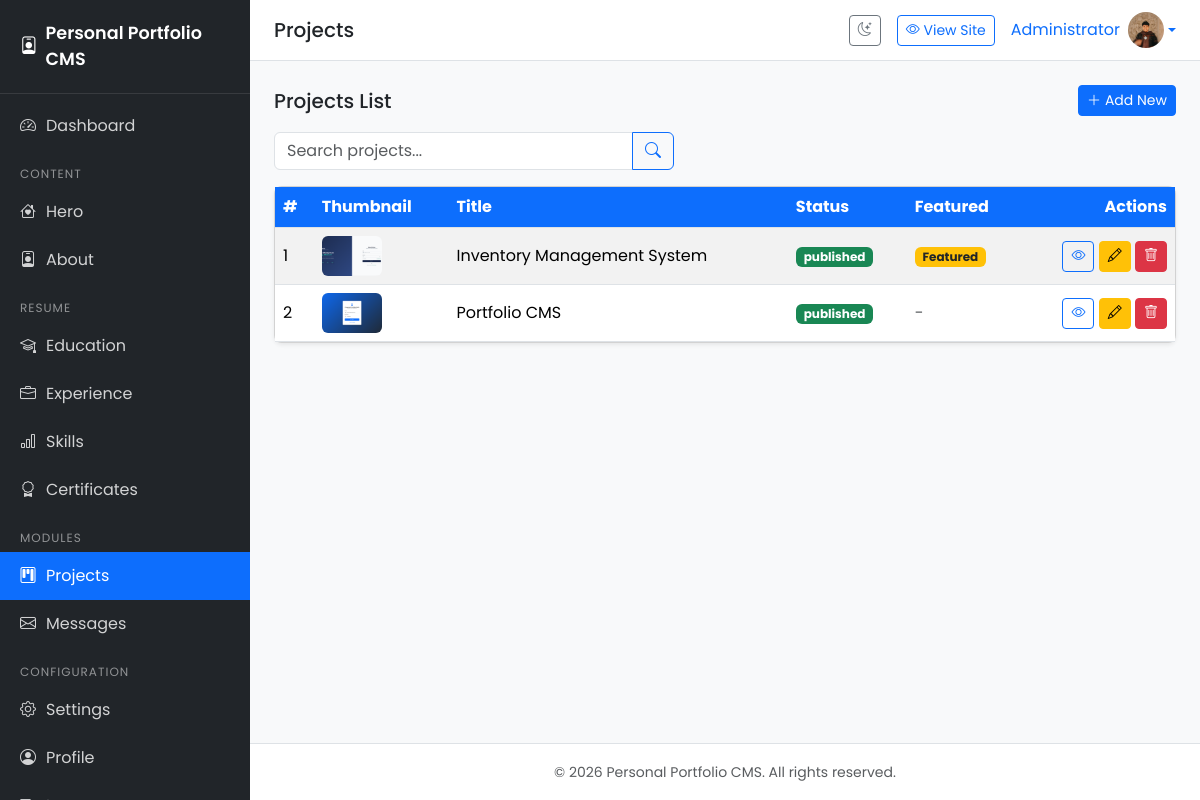
The app's page /admin/projects/index.php (signed in) with its own data.
### tables this page shows
CREATE TABLE `users` (
  `id` bigint(20) UNSIGNED NOT NULL,
  `name` varchar(100) NOT NULL,
  `email` varchar(150) NOT NULL,
  `password` varchar(255) NOT NULL,
  `photo` varchar(255) DEFAULT NULL,
  `created_at` timestamp NOT NULL DEFAULT current_timestamp(),
  `updated_at` timestamp NOT NULL DEFAULT current_timestamp() ON UPDATE current_timestamp()
);

CREATE TABLE `projects` (
  `id` bigint(20) UNSIGNED NOT NULL,
  `title` varchar(255) NOT NULL,
  `slug` varchar(255) NOT NULL,
  `thumbnail` varchar(255) DEFAULT NULL,
  `short_description` text DEFAULT NULL,
  `description` text DEFAULT NULL,
  `tech_stack` text DEFAULT NULL,
  `github_url` varchar(255) DEFAULT NULL,
  `demo_url` varchar(255) DEFAULT NULL,
  `featured` tinyint(1) DEFAULT 0,
  `status` enum('draft','published') DEFAULT 'draft',
  `created_at` timestamp NOT NULL DEFAULT current_timestamp(),
  `updated_at` timestamp NOT NULL DEFAULT current_timestamp() ON UPDATE current_timestamp()
);

### includes/functions.php (called while the page is built, shortened)
<?php
require_once __DIR__ . '/database.php';
function e($value): string
{
    return htmlspecialchars((string) $value, ENT_QUOTES, 'UTF-8');
}
function url(string $path = ''): string
{
    return BASE_URL . '/' . ltrim($path, '/');
}
function currentUser(): ?array
{
    $stmt = db()->prepare('SELECT id, name, email, photo FROM users WHERE id = ? LIMIT 1');
    $stmt->execute([$_SESSION['user_id']]);
    return $stmt->fetch() ?: null;
}

### includes/database.php (called while the page is built, shortened)
<?php
function db(): PDO
{
    static $pdo = null;
    if ($pdo === null) {
        $dsn = 'mysql:host=' . DB_HOST . ';dbname=' . DB_NAME . ';charset=' . DB_CHARSET;
        $options = [
            PDO::ATTR_ERRMODE            => PDO::ERRMODE_EXCEPTION,
            PDO::ATTR_DEFAULT_FETCH_MODE => PDO::FETCH_ASSOC,
            PDO::ATTR_EMULATE_PREPARES   => false,
        ];
        try {
            $pdo = new PDO($dsn, DB_USER, DB_PASS, $options);
        } catch (PDOException $e) {
            error_log('Database connection failed: ' . $e->getMessage());
            http_response_code(500);
            exit('Koneksi database gagal. Silakan periksa konfigurasi.');
        }
    }
    return $pdo;
}

### admin/projects/index.php (the view, shortened to what this page needs)
<?php
$pageTitle = 'Projects';
$activeMenu = 'projects';
$pdo = db();
$search = trim($_GET['search'] ?? '');
$where = '';
$params = [];
$stmt = $pdo->prepare("SELECT * FROM projects $where ORDER BY id DESC");
$stmt->execute($params);
$items = $stmt->fetchAll();
require_once __DIR__ . '/../../includes/header.php';
?>
<div class="d-flex justify-content-between align-items-center mb-3">
    <h5 class="mb-0">Projects List</h5>
    <a href="<?= url('admin/projects/create.php') ?>" class="btn btn-primary btn-sm"><i
            class="bi bi-plus-lg me-1"></i>Add New</a>
</div>
<form method="get" action="" class="mb-3">
    <div class="input-group" style="max-width:400px;">
        <input type="text" name="search" class="form-control" placeholder="Search projects..."
            value="<?= e($search) ?>">
        <button class="btn btn-outline-primary" type="submit"><i class="bi bi-search"></i></button>
    </div>
</form>
<?php if ($items): ?>
<div class="card">
    <div class="table-responsive">
        <table class="table table-hover table-striped mb-0">
            <thead>
                <tr>
                    <th>#</th>
                    <th>Thumbnail</th>
                    <th>Title</th>
                    <th>Status</th>
                    <th>Featured</th>
                    <th class="text-end">Actions</th>
                </tr>
            </thead>
            <tbody>
                <?php foreach ($items as $i => $item): ?>
                <tr>
                    <td><?= $i + 1 ?></td>
                    <td>
                        <?php if ($item['thumbnail']): ?>
                        <img src="<?= url('uploads/projects/' . $item['thumbnail']) ?>" alt="<?= e($item['title']) ?>"
                            style="width:60px;height:40px;object-fit:cover;" class="rounded">
                        <?php else: ?>
                        <span class="text-muted">-</span>
                        <?php endif; ?>
                    </td>
                    <td><?= e($item['title']) ?></td>
                    <td>
                        <span
                            class="badge bg-<?= $item['status'] === 'published' ? 'success' : 'secondary' ?>"><?= e($item['status']) ?></span>
                    </td>
                    <td>
                        <?php if ($item['featured']): ?>
                        <span class="badge bg-warning text-dark">Featured</span>
                        <?php else: ?>
                        <span class="text-muted">-</span>
                        <?php endif; ?>
                    </td>
                    <td class="text-end">
                        <a href="<?= url('portfolio-details.php?slug=' . $item['slug']) ?>"
                            class="btn btn-sm btn-outline-primary" target="_blank" title="Preview"><i
                                class="bi bi-eye"></i></a>
                        <a href="<?= url('admin/projects/edit.php?id=' . $item['id']) ?>" class="btn btn-sm btn-warning"
                            title="Edit"><i class="bi bi-pencil"></i></a>
                        <a href="<?= url('admin/projects/delete.php?id=' . $item['id']) ?>"
                            class="btn btn-sm btn-danger" title="Delete"
                            onclick="return confirm('Apakah Anda yakin ingin menghapus data ini?')"><i
                                class="bi bi-trash"></i></a>
                    </td>
                </tr>
                <?php endforeach; ?>
            </tbody>
        </table>
    </div>
</div>
<?php endif; ?>
<?php require_once __DIR__ . '/../../includes/footer.php'; ?>

### includes/header.php (shortened to what this page needs)
<?php
$pageTitle = $pageTitle ?? 'Dashboard';
$currentUser = currentUser();
?>
<!DOCTYPE html>
<html lang="en" data-bs-theme="light">
<head>
    <link href="https://cdn.jsdelivr.net/npm/bootstrap@5.3.3/dist/css/bootstrap.min.css" rel="stylesheet">
    <link href="https://cdn.jsdelivr.net/npm/bootstrap-icons@1.11.3/font/bootstrap-icons.min.css" rel="stylesheet">
</head>
<body>
    <aside class="sidebar" id="sidebar">
        <div class="brand d-flex align-items-center gap-2">
            <i class="bi bi-person-badge"></i>
            <span><?= e(APP_NAME) ?></span>
        </div>
        <nav class="nav flex-column mt-2">
            <a class="nav-link <?= ($activeMenu ?? '') === 'dashboard' ? 'active' : '' ?>"
                href="<?= url('admin/dashboard.php') ?>">
                <i class="bi bi-speedometer2"></i> Dashboard
            </a>
            <div class="nav-section">Content</div>
            <a class="nav-link <?= ($activeMenu ?? '') === 'hero' ? 'active' : '' ?>"
                href="<?= url('admin/hero/index.php') ?>">
                <i class="bi bi-house-heart"></i> Hero
            </a>
            <a class="nav-link <?= ($activeMenu ?? '') === 'about' ? 'active' : '' ?>"
                href="<?= url('admin/about/index.php') ?>">
                <i class="bi bi-person-badge"></i> About
            </a>
            <div class="nav-section">Resume</div>
            <a class="nav-link <?= ($activeMenu ?? '') === 'education' ? 'active' : '' ?>"
                href="<?= url('admin/education/index.php') ?>">
                <i class="bi bi-mortarboard"></i> Education
            </a>
            <a class="nav-link <?= ($activeMenu ?? '') === 'experience' ? 'active' : '' ?>"
                href="<?= url('admin/experience/index.php') ?>">
                <i class="bi bi-briefcase"></i> Experience
            </a>
            <a class="nav-link <?= ($activeMenu ?? '') === 'skills' ? 'active' : '' ?>"
                href="<?= url('admin/skills/index.php') ?>">
                <i class="bi bi-bar-chart"></i> Skills
            </a>
            <a class="nav-link <?= ($activeMenu ?? '') === 'certificates' ? 'active' : '' ?>"
                href="<?= url('admin/certificates/index.php') ?>">
                <i class="bi bi-award"></i> Certificates
            </a>
            <div class="nav-section">Modules</div>
            <a class="nav-link <?= ($activeMenu ?? '') === 'projects' ? 'active' : '' ?>"
                href="<?= url('admin/projects/index.php') ?>">
                <i class="bi bi-kanban"></i> Projects
            </a>
            <a class="nav-link <?= ($activeMenu ?? '') === 'messages' ? 'active' : '' ?>"
                href="<?= url('admin/messages/index.php') ?>">
                <i class="bi bi-envelope"></i> Messages
            </a>
            <div class="nav-section">Configuration</div>
            <a class="nav-link <?= ($activeMenu ?? '') === 'settings' ? 'active' : '' ?>"
                href="<?= url('admin/settings/index.php') ?>">
                <i class="bi bi-gear"></i> Settings
            </a>
            <a class="nav-link <?= ($activeMenu ?? '') === 'profile' ? 'active' : '' ?>"
                href="<?= url('admin/profile/index.php') ?>">
                <i class="bi bi-person-circle"></i> Profile
            </a>
            <a class="nav-link" href="<?= url('admin/logout.php') ?>">
                <i class="bi bi-box-arrow-right"></i> Logout
            </a>
        </nav>
    </aside>
    <div class="main-content">
        <div class="topbar">
            <h5 class="mb-0"><?= e($pageTitle) ?></h5>
            <div class="d-flex align-items-center gap-3">
                <button class="btn btn-outline-secondary btn-sm dark-mode-toggle" id="darkModeToggle"
                    title="Toggle Dark Mode">
                    <i class="bi bi-moon-stars"></i>
                </button>
                <a href="<?= url('') ?>" class="btn btn-outline-primary btn-sm" target="_blank">
                    <i class="bi bi-eye"></i> View Site
                </a>
                <div class="dropdown">
                    <a href="#" class="d-flex align-items-center text-decoration-none dropdown-toggle"
                        data-bs-toggle="dropdown">
                        <span class="me-2"><?= e($currentUser['name'] ?? 'Admin') ?></span>
                        <img src="<?= $currentUser['photo'] ? url('uploads/profile/' . $currentUser['photo']) : 'https://ui-avatars.com/api/?name=' . urlencode($currentUser['name'] ?? 'A') . '&background=0d6efd&color=fff' ?>"
                            alt="Profile" class="rounded-circle" style="width:36px;height:36px;object-fit:cover;">
                    </a>
                </div>
            </div>
        </div>
        <div class="content">

### includes/header.php (style rules this page uses)
body { font-family: 'Poppins', sans-serif; background: #f8f9fa; }
.sidebar { width: 250px; min-height: 100vh; background: #212529; color: #fff; position: fixed; top: 0; left: 0; z-index: 1000; transition: transform .3s ease; }
.sidebar .brand { padding: 20px; font-weight: 600; font-size: 1.1rem; border-bottom: 1px solid rgba(255, 255, 255, .1); }
.sidebar .nav-link { color: rgba(255, 255, 255, .8); padding: 12px 20px; border-radius: 0; display: flex; align-items: center; gap: 10px; }
.sidebar .nav-link.active { background: #0d6efd; color: #fff; }
.sidebar .nav-section { padding: 15px 20px 5px; font-size: .75rem; text-transform: uppercase; letter-spacing: 1px; color: rgba(255, 255, 255, .5); }
.main-content { margin-left: 250px; flex: 1; display: flex; flex-direction: column; min-height: 100vh; }
.topbar { background: #fff; padding: 12px 24px; border-bottom: 1px solid #dee2e6; display: flex; align-items: center; justify-content: space-between; position: sticky; top: 0; z-index: 999; }
.content { padding: 24px; flex: 1; }
.card { border-radius: .5rem; box-shadow: 0 .125rem .25rem rgba(0, 0, 0, .075); }
.table thead th { background: #0d6efd; color: #fff; white-space: nowrap; }
.table { vertical-align: middle; }
.dark-mode-toggle { cursor: pointer; }

### records on screen
users: name "Administrator", photo (picture)
projects: thumbnail (picture), title "Inventory Management System", status "published", featured "Featured"
projects: thumbnail (picture), title "Portfolio CMS", status "published"

### other values on screen
APP_NAME "Personal Portfolio CMS"
$pageTitle "Projects"
